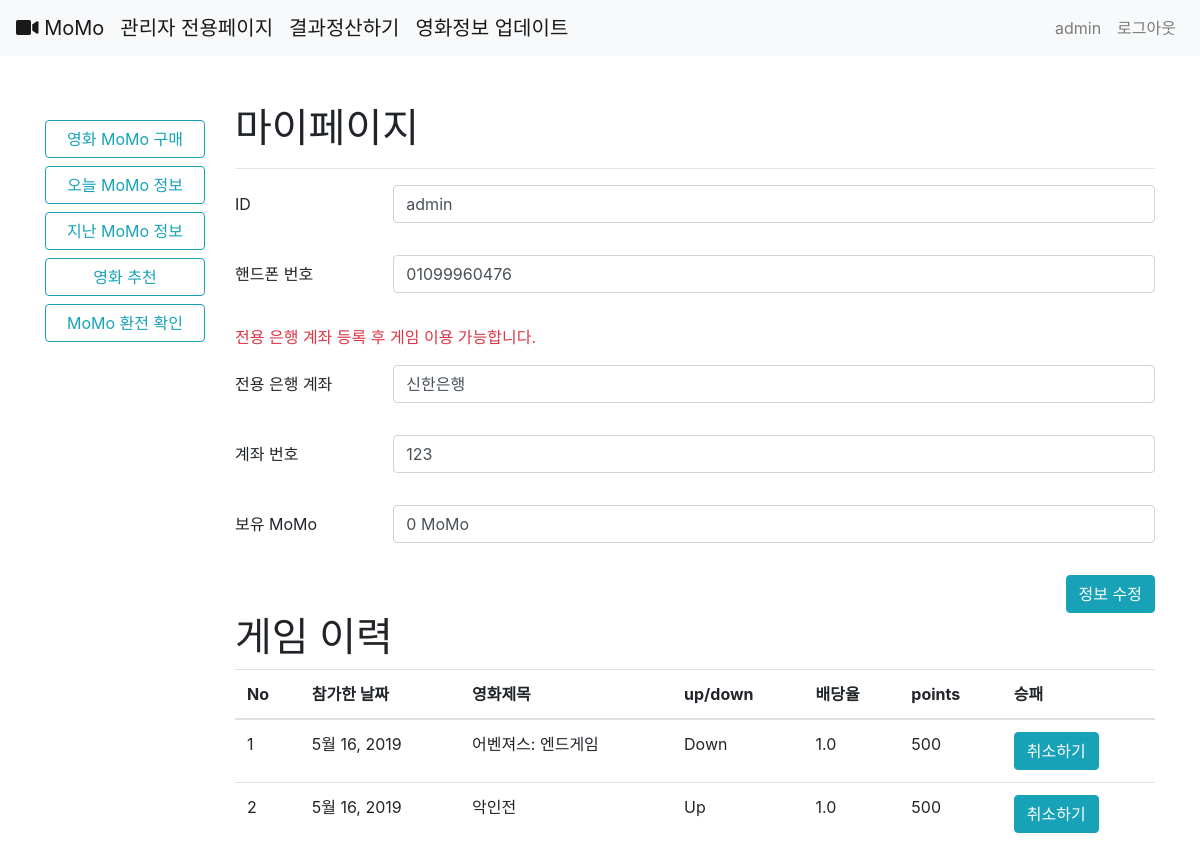
/accounts/2/ (signed in), run on an earlier commit of the app's database.
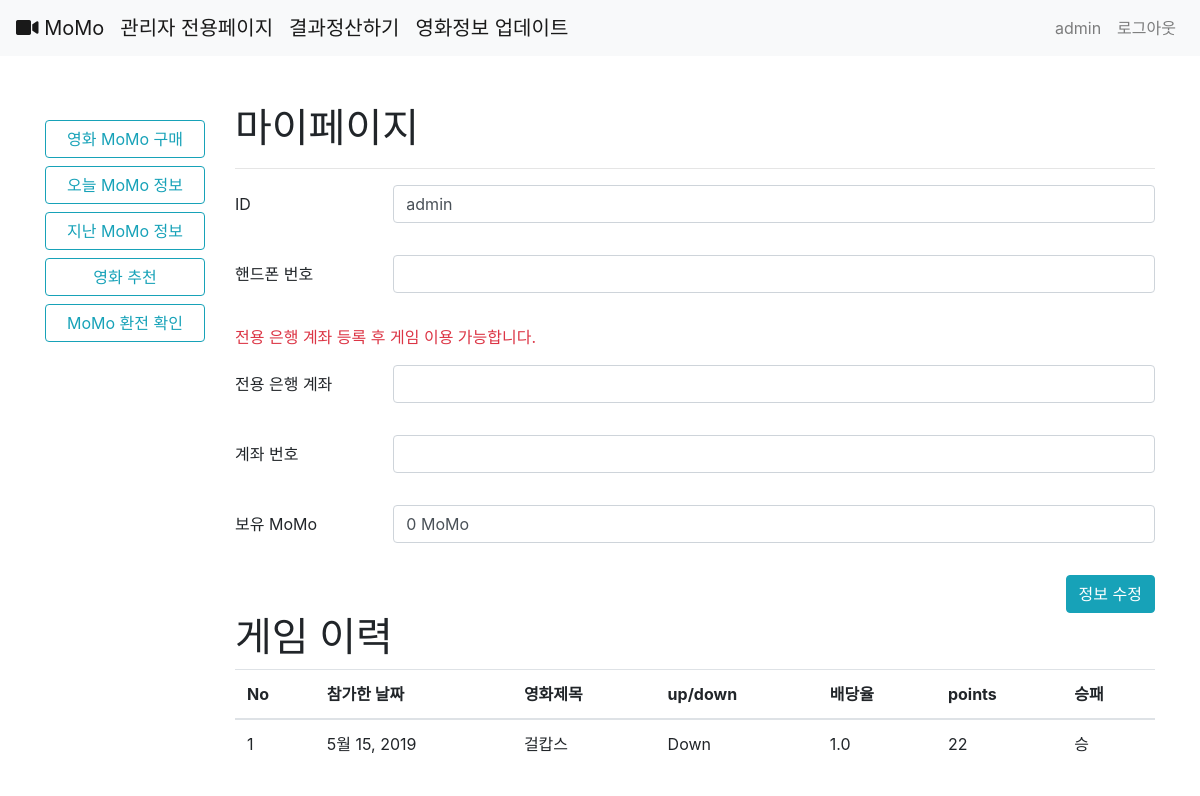
And on a later commit of the database.
### accounts/models.py (models this page shows)
class User(AbstractUser):
    points = models.PositiveIntegerField(default=0)

class Profile(models.Model):
    phone_num = models.CharField(max_length=50, blank=True)
    bank = models.CharField(max_length=20,blank=True)
    bank_num = models.CharField(max_length=20,blank=True)
    user = models.OneToOneField(settings.AUTH_USER_MODEL, on_delete=models.CASCADE)

### momo/models.py (models this page shows, shortened)
class UserMatchMoney(models.Model):
    user = models.ForeignKey(settings.AUTH_USER_MODEL, on_delete=models.CASCADE)
    match = models.ForeignKey(Match, on_delete=models.CASCADE)
    updown = models.IntegerField(default=0)# 1은 up 2는 down
    points = models.IntegerField(default=0)
    win = models.IntegerField(default=0)#0은 아직 상태 모름 1은 이김 2는 짐

class Match(models.Model):
    movie = models.ForeignKey(Movie, on_delete=models.CASCADE)
    user_up = models.ManyToManyField(settings.AUTH_USER_MODEL, related_name="up",blank=True)
    user_down = models.ManyToManyField(settings.AUTH_USER_MODEL, related_name="down",blank=True)
    standard = models.PositiveIntegerField(default = 0)# 기준관객수
    date = models.DateField()# 날짜
    uprate = models.FloatField(default = 1)#up 배당
    downrate = models.FloatField(default = 1)#down 배당
    result = models.IntegerField(blank=True, null=True)
    usercnt = models.IntegerField(default=0)

class Movie(models.Model):
    title = models.CharField(max_length=120) # 영화 제목
    poster_url = models.ImageField(blank=True) # 영화 포스터
    audiCnt = models.IntegerField() # 해당일 관객수
    audinten = models.IntegerField() # 전일 대비 증감수
    audiChange = models.FloatField() # 전일 대비 증감 비율
    auidAcc = models.IntegerField() # 누적 관객수
    userRating = models.FloatField() # 영화 평점
    date = models.DateField()
    def __str__(self):
        return self.title

### accounts/views.py (the view)
# urls.py: path('<int:user_id>/',views.user_detail,name='user_detail'),
@login_required
def user_detail(request,user_id):
    user = get_user_model().objects.get(pk=user_id)
    profile = Profile.objects.get(user=user.id)
    matches = UserMatchMoney.objects.filter(user=user_id)
    if request.user.is_superuser :
        matches = UserMatchMoney.objects.all()
    context={
        'user_infos':profile,
        'matches':matches
    }
    return render(request,'accounts/userdetail.html',context)

### accounts/templates/accounts/userdetail.html (shortened to what this page needs)
{% extends 'base.html' %}
{% block body %}
<h1>마이페이지</h1>
<hr>
<div class="form-group row">
  <label for="inputEmail3" class="col-sm-2 col-form-label">ID</label>
  <div class="col-sm-10">
    <p class="form-control">{{ user.username }}</p>
  </div>
</div>
<div class="form-group row">
  <label for="inputEmail3" class="col-sm-2 col-form-label">핸드폰 번호</label>
  <div class="col-sm-10">
    <p class="form-control">{{ user_infos.phone_num }}</p>
  </div>
</div>
<p class="text-danger">전용 은행 계좌 등록 후 게임 이용 가능합니다.</p>
<div class="form-group row">
  <label for="inputEmail3" class="col-sm-2 col-form-label">전용 은행 계좌</label>
  <div class="col-sm-10">
    <p class="form-control">{{ user_infos.bank }}</p>
  </div>
</div>
<div class="form-group row">
  <label for="inputEmail3" class="col-sm-2 col-form-label">계좌 번호</label>
  <div class="col-sm-10">
    <p class="form-control">
      {% if user_infos.bank_num != None%}
      {{ user_infos.bank_num }}
      {% endif %}
    </p>
  </div>
</div>
<div class="form-group row">
  <label for="inputEmail3" class="col-sm-2 col-form-label">보유 MoMo</label>
  <div class="col-sm-10">
    <p class="form-control">{{ user.points}} MoMo</p>
  </div>
</div>
<div align="right">
  <div>
    <a href="{% url 'accounts:user_update' user.id%}"><button class="btn btn-info">정보 수정</button></a>
  </div>
</div>
<h1>게임 이력</h1>
<table class="table">
  <thead>
    <tr>
      <th scope="col">No</th>
      <th scope="col">참가한 날짜</th>
      <th scope="col">영화제목</th>
      <th scope="col">up/down</th>
      <th scope="col">배당율</th>
      <th scope="col">points</th>
      <th scope="col">승패</th>
    </tr>
  </thead>
  <tbody>
    {% for match in matches %}
    <tr>
      <td scope="row"></td>
      <td>{{match.match.date}}</td>
      <td>{{match.match.movie}}</td>
      {% if match.updown == 1 %}
      <td>Up</td>
      <td>{{match.match.uprate}}</td>
      {% else %}
      <td>Down</td>
      <td>{{match.match.downrate}}</td>
      {% endif %}
      <td>{{match.points}}</td>
      {% if match.win == 1 %}
      <td>승</td>
      {% elif match.win == 2 %}
      <td>패</td>
      {% else %}
      <td>
        <form action = "{% url 'accounts:refund' match.id %}" method = "POST">
        <button type="submit" class="btn btn-info">취소하기</button>
        </form>
      </td>
      {% endif %}
    </tr>
    {% endfor %}
  </tbody>
</table>
{% endblock %}

### bob/templates/base.html (shortened to what this page needs)
<!DOCTYPE html>
<html lang="en">
<head>
    <link rel="stylesheet" href="https://stackpath.bootstrapcdn.com/bootstrap/4.3.1/css/bootstrap.min.css">
    <link rel="stylesheet" href="https://use.fontawesome.com/releases/v5.8.1/css/all.css">
</head>
<body>
{% include 'nav.html' %}
<div id="app" class="container">
    <div class="row mt-5">
        <aside class="col-md-2 d-none d-md-block sidebar">
            <nav class="sidebar-sticky mt-2">
                <ul class="nav flex-column">
                    <li class="nav-item mt-2">
                        <button class="btn btn-outline-info btn-block" onclick="location.href='{% url 'movies:predict' %}'" >영화 MoMo 구매</button>
                    </li>
                    <li class="nav-item mt-2">
                        <button class="btn btn-outline-info btn-block" onclick="location.href='{% url 'movies:list' %}'">오늘 MoMo 정보</button>
                    </li>
                    <li class="nav-item mt-2">
                        <button class="btn btn-outline-info btn-block" onclick="location.href='{% url 'movies:history' %}'">지난 MoMo 정보</button>
                    </li>
                    <li class="nav-item mt-2">
                        <button class="btn btn-outline-info btn-block" onclick="location.href='{% url 'movies:recommandmovie' %}'">영화 추천</button>
                    </li>
                    {% if user.is_authenticated %}
                    {% if user.is_superuser %}
                    <li class="nav-item mt-2">
                        <button class="btn btn-outline-info btn-block" onclick = "location.href = '{% url 'accounts:money' 1 0 %}' ">MoMo 환전 확인</button>
                    </li>
                    {% endif %}
                    {% endif %}
                </ul>
            </nav>
        </aside>
        <div class="col-md-10 d-none d-md-block">
        {% block body %}
        {% endblock %}
        </div>
    </div>
</div>
</body>
</html>

### bob/templates/nav.html (shortened to what this page needs)
<nav class="navbar navbar-expand-lg navbar-light bg-light">
  <a class="navbar-brand" href="{% url 'movies:list' %}">
    <i class="fas fa-video"></i>
    MoMo
  </a>
  {% if user.is_authenticated %}
  {% if user.is_superuser %}
  <a class="navbar-brand" href="/admin/">
      관리자 전용페이지
  </a>
  <a class="navbar-brand" href="{% url 'accounts:calculate' %}">
      결과정산하기
  </a>
  <a class="navbar-brand" href="{% url 'movies:getdata' %}">
      영화정보 업데이트
  </a>
  {% endif %}
  {% endif %}
  <div class="collapse navbar-collapse" id="navbarNav">
    <ul class="navbar-nav ml-auto">
      {% if user.is_authenticated %}
      {% if not user.is_superuser %}
      <li class="nav-item">
        <a class="nav-link" tabindex="-1" aria-disabled="true">{{ user }}님 포인트 {{ user.points }} MoMo</a>
      </li>
      <li class="nav-item">
        <a class="nav-link" href="{% url 'accounts:user_detail' user.id %}" tabindex="-1" aria-disabled="true">마이페이지</a>
      </li>
      {% else %}
      <li class="nav-item">
        <a class="nav-link" tabindex="-1" aria-disabled="true">{{ user }}</a>
      </li>
      {% endif %}
      <li class="nav-item">
        <a class="nav-link" href="{% url 'accounts:logout' %}">로그아웃</a>
      </li>
      {% endif %}
    </ul>
  </div>
</nav>

### accounts/templates/accounts/userdetail.html (style rules this page uses)
table { counter-reset: rowNumber-1; }
table tr { counter-increment: rowNumber; }
table tr td:first-child::before { content: counter(rowNumber); min-width: 1em; margin-right: 0.5em; }

What changed in the data, as far as the page shows it:
no longer on this page (row edited): Profile: phone_num "01099960476", bank "신한은행", bank_num "123"
removed UserMatchMoney: match "5월 16, 2019", match.movie "어벤져스: 엔드게임", match.downrate "1.0", points "500", win "취소하기"
removed UserMatchMoney: match "5월 16, 2019", match.movie "악인전", match.uprate "1.0", points "500", win "취소하기"
added UserMatchMoney: match "5월 15, 2019", match.movie "걸캅스", match.downrate "1.0", points "22", win "승"
